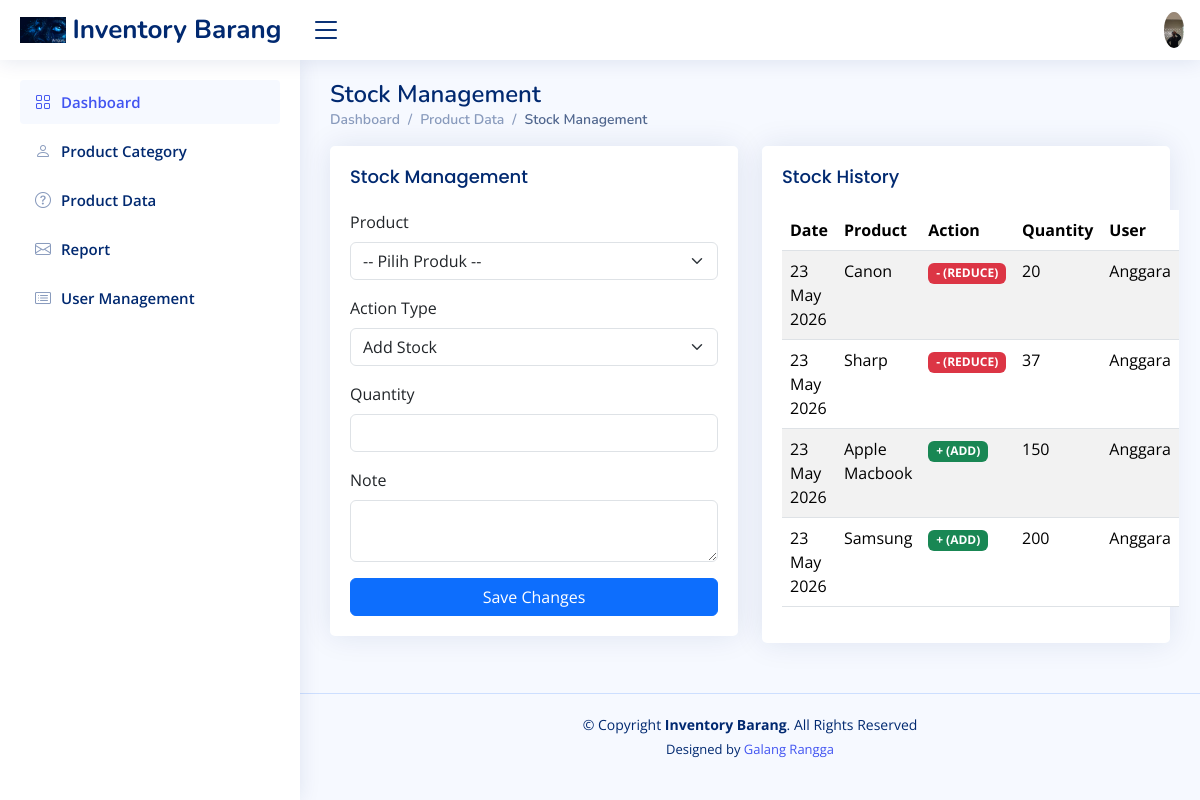
The app's page /Stok.php (signed in) with its own data.
### tables this page shows
CREATE TABLE `stock_logs` (
  `id` int NOT NULL,
  `product_id` int DEFAULT NULL,
  `change_type` enum('ADD','EDIT','REDUCE') DEFAULT NULL,
  `qty` int DEFAULT NULL,
  `stock_before` int DEFAULT NULL,
  `stock_after` int DEFAULT NULL,
  `note` varchar(255) DEFAULT NULL,
  `created_at` timestamp NULL DEFAULT CURRENT_TIMESTAMP,
  `created_by` int DEFAULT NULL
);

CREATE TABLE `products` (
  `id` int NOT NULL,
  `category_id` int DEFAULT NULL,
  `product_code` varchar(50) DEFAULT NULL,
  `product_name` varchar(150) DEFAULT NULL,
  `stock` int DEFAULT '0',
  `min_stock` int DEFAULT '5',
  `price` int DEFAULT NULL,
  `gambar` varchar(255) NOT NULL,
  `created_at` timestamp NULL DEFAULT CURRENT_TIMESTAMP,
  `updated_at` timestamp NULL DEFAULT NULL
);

CREATE TABLE `users` (
  `id` int NOT NULL,
  `name` varchar(100) DEFAULT NULL,
  `email` varchar(100) DEFAULT NULL,
  `password` varchar(255) DEFAULT NULL,
  `role` enum('admin','staff') DEFAULT 'staff',
  `is_active` tinyint(1) DEFAULT '1',
  `created_at` timestamp NULL DEFAULT CURRENT_TIMESTAMP
);

### Stok.php (the view, shortened to what this page needs)
<!DOCTYPE html>
<html lang="en">
<head>
  <link href="assets/vendor/bootstrap/css/bootstrap.min.css" rel="stylesheet">
  <link href="assets/vendor/bootstrap-icons/bootstrap-icons.css" rel="stylesheet">
  <link href="assets/vendor/boxicons/css/boxicons.min.css" rel="stylesheet">
  <link href="assets/vendor/quill/quill.snow.css" rel="stylesheet">
  <link href="assets/vendor/quill/quill.bubble.css" rel="stylesheet">
  <link href="assets/vendor/remixicon/remixicon.css" rel="stylesheet">
  <link href="assets/vendor/simple-datatables/style.css" rel="stylesheet">
  <link href="assets/css/style.css" rel="stylesheet">
</head>
<body>
  <header id="header" class="header fixed-top d-flex align-items-center">
    <div class="d-flex align-items-center justify-content-between">
      <a href="index.php" class="logo d-flex align-items-center">
        <img src="assets/img/artguru.png" alt="">
        <span class="d-none d-lg-block">Inventory Barang</span>
      </a>
      <i class="bi bi-list toggle-sidebar-btn"></i>
    </div>
    <nav class="header-nav ms-auto">
      <ul class="d-flex align-items-center">
        <li class="nav-item dropdown pe-3">
          <a class="nav-link nav-profile d-flex align-items-center pe-0" href="#" data-bs-toggle="dropdown">
            <img src="assets/img/galang.jpeg" alt="Profile" class="rounded-circle" />
          </a>
        </li>
      </ul>
    </nav>
  </header>
  <aside id="sidebar" class="sidebar">
    <ul class="sidebar-nav" id="sidebar-nav">
      <li class="nav-item">
        <a class="nav-link " href="index.php">
          <i class="bi bi-grid"></i>
          <span>Dashboard</span>
        </a>
      </li>
      <li class="nav-item">
        <a class="nav-link collapsed" href="kategori_produk.php">
          <i class="bi bi-person"></i>
          <span>Product Category</span>
        </a>
      </li>
      <li class="nav-item">
        <a class="nav-link collapsed" href="produk.php">
          <i class="bi bi-question-circle"></i>
          <span>Product Data</span>
        </a>
      </li>
      <li class="nav-item">
        <a class="nav-link collapsed" href="laporan.php">
          <i class="bi bi-envelope"></i>
          <span>Report</span>
        </a>
      </li>
      <li class="nav-item">
        <a class="nav-link collapsed" href="users.php">
          <i class="bi bi-card-list"></i>
          <span>User Management</span>
        </a>
      </li>
      <li class="nav-item">
        <a class="nav-link collapsed" href="pages-login.html">
        </a>
      </li>
      <li class="nav-item">
        <a class="nav-link collapsed" href="pages-error-404.html">
        </a>
      </li>
      <li class="nav-item">
        <a class="nav-link collapsed" href="pages-blank.html">
        </a>
      </li>
    </ul>
  </aside>
  <main id="main" class="main">
    <div class="pagetitle">
      <h1>Stock Management</h1>
      <nav>
        <ol class="breadcrumb">
          <li class="breadcrumb-item"><a href="index.php">Dashboard</a></li>
          <li class="breadcrumb-item">Product Data</li>
          <li class="breadcrumb-item active">Stock Management</li>
        </ol>
      </nav>
    </div>
    <section class="section">
      <div class="row">
        <div class="col-lg-6">
          <div class="card">
            <div class="card-body">
              <h5 class="card-title">Stock Management</h5>
              <form method="POST">
                <div class="mb-3">
                  <label class="form-label">Product</label>
                  <select name="product_id" class="form-select" required>
                    <option selected disabled>-- Pilih Produk --</option>
                    <?php
                    include "koneksi.php";
                    ?>
                  </select>
                </div>
                <div class="mb-3">
                  <label class="form-label">Action Type</label>
                  <select name="change_type" class="form-select">
                    <option value="ADD">Add Stock</option>
                  </select>
                </div>
                <div class="mb-3">
                  <label class="form-label">Quantity</label>
                  <input type="number" name="qty" class="form-control" required>
                </div>
                <div class="mb-3">
                  <label class="form-label">Note</label>
                  <textarea name="note" class="form-control" rows="2"></textarea>
                </div>
                <button type="submit" name="submit" class="btn btn-primary w-100">
                  Save Changes
                </button>
              </form>
            </div>
          </div>
        </div>
        <div class="col-lg-6">
          <div class="card">
            <div class="card-body">
              <h5 class="card-title">Stock History</h5>
              <table class="table table-striped">
                <thead>
                  <tr>
                    <th>Date</th>
                    <th>Product</th>
                    <th>Action</th>
                    <th>Quantity</th>
                    <th>User</th>
                  </tr>
                </thead>
                <tbody>
                  <?php
                  $query = mysqli_query($conn, "
                                SELECT sl.*, p.product_name, u.name
                                FROM stock_logs sl
                                JOIN products p ON sl.product_id = p.id
                                JOIN users u ON sl.created_by = u.id
                                ORDER BY sl.created_at DESC
                            ");
                  while ($row = mysqli_fetch_assoc($query)) {
                    $badge = $row['change_type'] == 'ADD'
                      ? "<span class='badge bg-success'>+ (ADD)</span>"
                      : "<span class='badge bg-danger'>- (REDUCE)</span>";
                    echo "<tr>
                                    <td>" . date('d M Y', strtotime($row['created_at'])) . "</td>
                                    <td>{$row['product_name']}</td>
                                    <td>$badge</td>
                                    <td>{$row['qty']}</td>
                                    <td>{$row['name']}</td>
                                </tr>";
                  }
                  ?>
                </tbody>
              </table>
            </div>
          </div>
        </div>
      </div>
    </section>
  </main>
  <footer id="footer" class="footer">
    <div class="copyright">
      &copy; Copyright <strong><span>Inventory Barang</span></strong>. All Rights Reserved
    </div>
    <div class="credits">
      Designed by <a href="">Galang Rangga</a>
    </div>
  </footer>
</body>
</html>

### assets/css/style.css (style rules this page uses)
:root { scroll-behavior: smooth; }
body { font-family: "Open Sans", sans-serif; background: #f6f9ff; color: #444444; }
a { color: #4154f1; text-decoration: none; }
h1, h2, h3, h4, h5, h6 { font-family: "Nunito", sans-serif; }
#main { margin-top: 60px; padding: 20px 30px; transition: all 0.3s; }
.pagetitle { margin-bottom: 10px; }
.pagetitle h1 { font-size: 24px; margin-bottom: 0; font-weight: 600; color: #012970; }
.card { margin-bottom: 30px; border: none; border-radius: 5px; box-shadow: 0px 0 30px rgba(1, 41, 112, 0.1); }
.card-title { padding: 20px 0 15px 0; font-size: 18px; font-weight: 500; color: #012970; font-family: "Poppins", sans-serif; }
.card-body { padding: 0 20px 20px 20px; }
.breadcrumb { font-size: 14px; font-family: "Nunito", sans-serif; color: #899bbd; font-weight: 600; }
.breadcrumb a { color: #899bbd; transition: 0.3s; }
.breadcrumb .breadcrumb-item::before { color: #899bbd; }
.breadcrumb .active { color: #51678f; font-weight: 600; }
.logo { line-height: 1; }
@media (min-width: 1200px) { .logo { width: 280px; } }
.logo img { max-height: 26px; margin-right: 6px; }
.logo span { font-size: 26px; font-weight: 700; color: #012970; font-family: "Nunito", sans-serif; }
.header { transition: all 0.5s; z-index: 997; height: 60px; box-shadow: 0px 2px 20px rgba(1, 41, 112, 0.1); background-color: #fff; padding-left: 20px; }
.header .toggle-sidebar-btn { font-size: 32px; padding-left: 10px; cursor: pointer; color: #012970; }
.header-nav ul { list-style: none; }
.header-nav>ul { margin: 0; padding: 0; }
.header-nav .nav-profile { color: #012970; }
.header-nav .nav-profile img { max-height: 36px; }
.sidebar { position: fixed; top: 60px; left: 0; bottom: 0; width: 300px; z-index: 996; transition: all 0.3s; padding: 20px; overflow-y: auto; scrollbar-width: thin; scrollbar-color: #aab7cf transparent; box-shadow: 0px 0px 20px rgba(1, 41, 112, 0.1); background-color: #fff; }
@media (min-width: 1200px) { #main, #footer { margin-left: 300px; } }
.sidebar-nav { padding: 0; margin: 0; list-style: none; }
.sidebar-nav li { padding: 0; margin: 0; list-style: none; }
.sidebar-nav .nav-item { margin-bottom: 5px; }
.sidebar-nav .nav-link { display: flex; align-items: center; font-size: 15px; font-weight: 600; color: #4154f1; transition: 0.3; background: #f6f9ff; padding: 10px 15px; border-radius: 4px; }
.sidebar-nav .nav-link i { font-size: 16px; margin-right: 10px; color: #4154f1; }
.sidebar-nav .nav-link.collapsed { color: #012970; background: #fff; }
.sidebar-nav .nav-link.collapsed i { color: #899bbd; }
.footer { padding: 20px 0; font-size: 14px; transition: all 0.3s; border-top: 1px solid #cddfff; }
.footer .copyright { text-align: center; color: #012970; }
.footer .credits { padding-top: 5px; text-align: center; font-size: 13px; color: #012970; }

### records on screen
stock_logs: created_at "23 May 2026", product.product_name "Canon", change_type "- (REDUCE)", qty "20", users.name "Anggara"
stock_logs: created_at "23 May 2026", product.product_name "Sharp", change_type "- (REDUCE)", qty "37", users.name "Anggara"
stock_logs: created_at "23 May 2026", product.product_name "Apple Macbook", change_type "+ (ADD)", qty "150", users.name "Anggara"
stock_logs: created_at "23 May 2026", product.product_name "Samsung", change_type "+ (ADD)", qty "200", users.name "Anggara"
